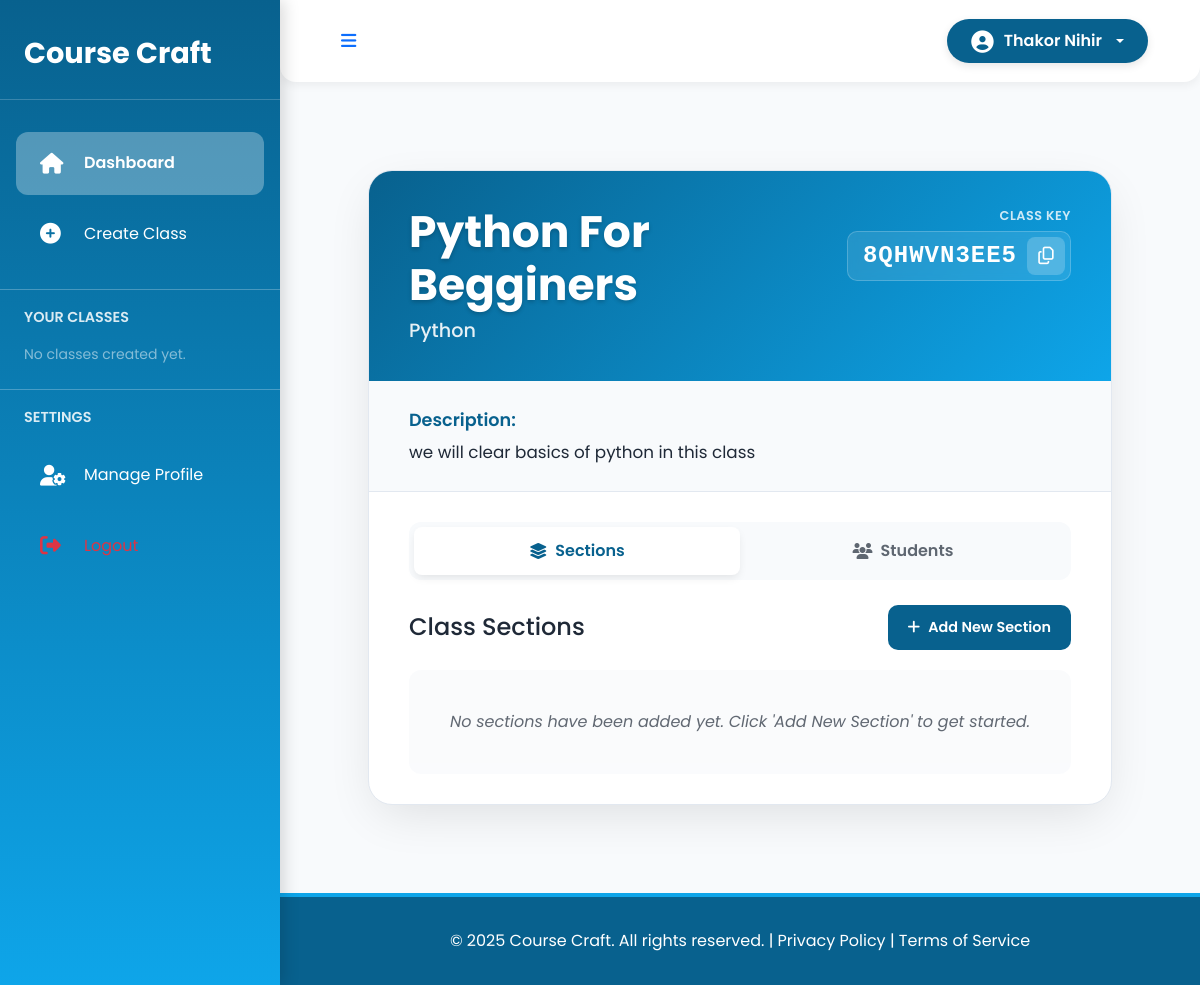
The page /teacher/class/12/ (signed in) on the database as committed earlier.
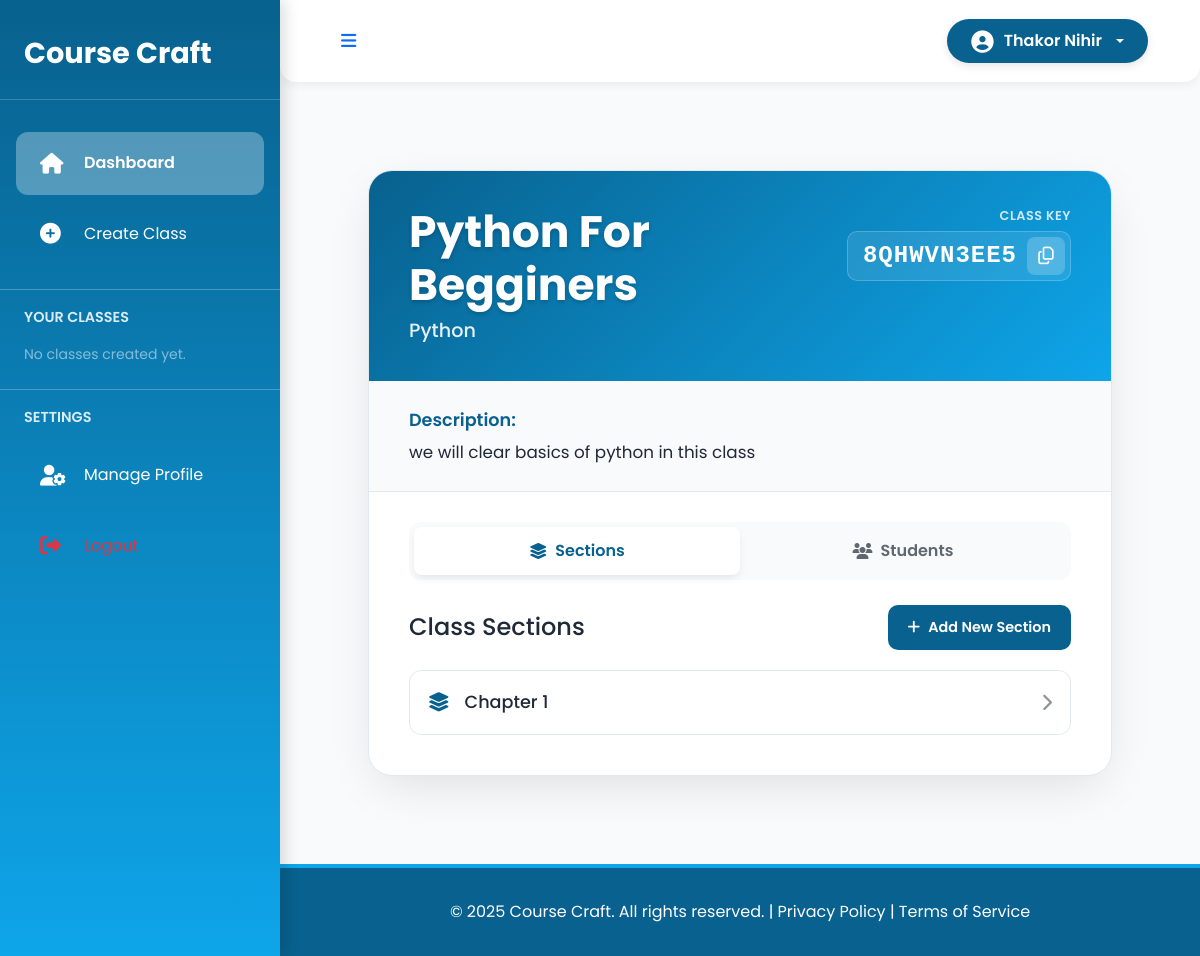
The same page on the database as committed later.
### teacher/models.py (models this page shows, shortened)
class Section(models.Model):
    name = models.CharField(max_length=100)
    classroom = models.ForeignKey(Classroom, on_delete=models.CASCADE, related_name='sections')

### teacher/views.py (the view)
# urls.py: path('class/<int:class_id>/', views.class_detail, name='class_detail'),
@login_required
def class_detail(request, class_id):
    classroom = get_object_or_404(Classroom, id=class_id, teacher=request.user)
    sections = classroom.sections.all()
    if request.method == 'POST':
        form = SectionForm(request.POST)
        if form.is_valid():
            section = form.save(commit=False)
            section.classroom = classroom
            section.save()
            return redirect('teacher:class_detail', class_id=classroom.id)
    else:
        form = SectionForm()
    return render(request, 'teacher/class_detail.html', {
        'classroom': classroom,
        'sections': sections,
        'form': form
    })

### templates/teacher/class_detail.html (shortened to what this page needs)
{% extends 'teacher/base.html' %}
{% block content %}
<div class="detail-container-wrapper">
    <div class="detail-container">
        <header class="class-header">
            <div class="class-header-info">
                <h1>{{ classroom.class_name }}</h1>
                <p>{{ classroom.subject }}</p>
            </div>
            <div class="class-key-box">
                <div class="key-label">Class Key</div>
                <div class="class-key-display">
                    <code id="classKey">{{ classroom.class_key }}</code>
                    <button class="copy-btn" onclick="copyKey()" title="Copy Key">
                        <i class="far fa-copy"></i>
                    </button>
                </div>
            </div>
        </header>
        <section class="class-description">
             <p><strong>Description:</strong> {{ classroom.description|default:"No description provided."|linebreaksbr }}</p>
        </section>
        <div class="main-content-area">
            <div class="tabs">
                <button class="tab-btn active" data-tab="sections"><i class="fas fa-layer-group"></i> Sections</button>
                <button class="tab-btn" data-tab="students"><i class="fas fa-users"></i> Students</button>
            </div>
            <div id="sections" class="tab-content active">
                <div class="action-bar">
                    <h3>Class Sections</h3>
                    <button class="primary-btn" onclick="openModal()">
                        <i class="fas fa-plus"></i> Add New Section
                    </button>
                </div>
                <ul id="section-list" class="section-list">
                    {% for section in sections %}
                        <li class="section-item">
                            <a href="{% url 'teacher:section_detail' classroom.id section.id %}">
                                <i class="fas fa-layer-group"></i>
                                <span>{{ section.name }}</span>
                                <i class="fas fa-chevron-right"></i>
                            </a>
                        </li>
                    {% empty %}
                        <div class="no-items-message">No sections have been added yet. Click 'Add New Section' to get started.</div>
                    {% endfor %}
                </ul>
            </div>
        </div>
    </div>
</div>
{% endblock %}

Rows that differ between the two databases and show on the page:
added Section: name "Chapter 1"
Other text that changed with them:
text no longer shown: "No sections have been added yet. Click 'Add New Section' to get started."
